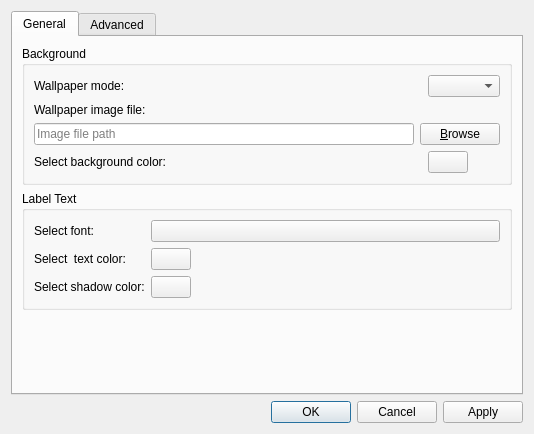
<?xml version="1.0" encoding="UTF-8"?>
<ui version="4.0">
 <class>DesktopPreferencesDialog</class>
 <widget class="QDialog" name="DesktopPreferencesDialog">
  <property name="geometry">
   <rect>
    <x>0</x>
    <y>0</y>
    <width>534</width>
    <height>434</height>
   </rect>
  </property>
  <property name="windowTitle">
   <string>Desktop Preferences</string>
  </property>
  <layout class="QVBoxLayout" name="verticalLayout">
   <item>
    <widget class="QTabWidget" name="tabWidget">
     <property name="currentIndex">
      <number>0</number>
     </property>
     <widget class="QWidget" name="generalPage">
      <attribute name="title">
       <string>General</string>
      </attribute>
      <layout class="QVBoxLayout" name="verticalLayout_2">
       <item>
        <widget class="QGroupBox" name="groupBox_2">
         <property name="title">
          <string>Background</string>
         </property>
         <layout class="QGridLayout" name="gridLayout">
          <item row="2" column="1" colspan="2">
           <widget class="QComboBox" name="wallpaperMode">
            <property name="sizePolicy">
             <sizepolicy hsizetype="MinimumExpanding" vsizetype="Fixed">
              <horstretch>0</horstretch>
              <verstretch>0</verstretch>
             </sizepolicy>
            </property>
           </widget>
          </item>
          <item row="2" column="0">
           <widget class="QLabel" name="label">
            <property name="sizePolicy">
             <sizepolicy hsizetype="Fixed" vsizetype="Preferred">
              <horstretch>0</horstretch>
              <verstretch>0</verstretch>
             </sizepolicy>
            </property>
            <property name="text">
             <string>Wallpaper mode:</string>
            </property>
           </widget>
          </item>
          <item row="3" column="0">
           <widget class="QLabel" name="label_6">
            <property name="sizePolicy">
             <sizepolicy hsizetype="Expanding" vsizetype="Preferred">
              <horstretch>0</horstretch>
              <verstretch>0</verstretch>
             </sizepolicy>
            </property>
            <property name="text">
             <string>Wallpaper image file:</string>
            </property>
           </widget>
          </item>
          <item row="5" column="1">
           <widget class="Fm::ColorButton" name="backgroundColor">
            <property name="sizePolicy">
             <sizepolicy hsizetype="Fixed" vsizetype="Fixed">
              <horstretch>0</horstretch>
              <verstretch>0</verstretch>
             </sizepolicy>
            </property>
            <property name="text">
             <string/>
            </property>
           </widget>
          </item>
          <item row="5" column="0">
           <widget class="QLabel" name="label_5">
            <property name="text">
             <string>Select background color:</string>
            </property>
           </widget>
          </item>
          <item row="4" column="0" colspan="3">
           <layout class="QHBoxLayout" name="horizontalLayout">
            <item>
             <widget class="QLineEdit" name="imageFile">
              <property name="toolTip">
               <string>Image file</string>
              </property>
              <property name="statusTip">
               <string/>
              </property>
              <property name="placeholderText">
               <string>Image file path</string>
              </property>
             </widget>
            </item>
            <item>
             <widget class="QPushButton" name="browse">
              <property name="text">
               <string>&amp;Browse</string>
              </property>
             </widget>
            </item>
           </layout>
          </item>
         </layout>
        </widget>
       </item>
       <item>
        <widget class="QGroupBox" name="groupBox">
         <property name="title">
          <string>Label Text</string>
         </property>
         <layout class="QGridLayout" name="gridLayout_2">
          <item row="1" column="1">
           <widget class="Fm::ColorButton" name="textColor">
            <property name="sizePolicy">
             <sizepolicy hsizetype="Fixed" vsizetype="Fixed">
              <horstretch>0</horstretch>
              <verstretch>0</verstretch>
             </sizepolicy>
            </property>
            <property name="text">
             <string/>
            </property>
           </widget>
          </item>
          <item row="3" column="1">
           <widget class="Fm::ColorButton" name="shadowColor">
            <property name="sizePolicy">
             <sizepolicy hsizetype="Fixed" vsizetype="Fixed">
              <horstretch>0</horstretch>
              <verstretch>0</verstretch>
             </sizepolicy>
            </property>
            <property name="text">
             <string/>
            </property>
           </widget>
          </item>
          <item row="1" column="0">
           <widget class="QLabel" name="label_3">
            <property name="sizePolicy">
             <sizepolicy hsizetype="Preferred" vsizetype="Fixed">
              <horstretch>0</horstretch>
              <verstretch>0</verstretch>
             </sizepolicy>
            </property>
            <property name="text">
             <string>Select  text color:</string>
            </property>
           </widget>
          </item>
          <item row="3" column="0">
           <widget class="QLabel" name="label_4">
            <property name="sizePolicy">
             <sizepolicy hsizetype="Preferred" vsizetype="Fixed">
              <horstretch>0</horstretch>
              <verstretch>0</verstretch>
             </sizepolicy>
            </property>
            <property name="text">
             <string>Select shadow color:</string>
            </property>
           </widget>
          </item>
          <item row="0" column="0">
           <widget class="QLabel" name="label_2">
            <property name="sizePolicy">
             <sizepolicy hsizetype="Preferred" vsizetype="Fixed">
              <horstretch>0</horstretch>
              <verstretch>0</verstretch>
             </sizepolicy>
            </property>
            <property name="text">
             <string>Select font:</string>
            </property>
           </widget>
          </item>
          <item row="0" column="1">
           <widget class="Fm::FontButton" name="font">
            <property name="sizePolicy">
             <sizepolicy hsizetype="Expanding" vsizetype="Fixed">
              <horstretch>0</horstretch>
              <verstretch>0</verstretch>
             </sizepolicy>
            </property>
            <property name="text">
             <string/>
            </property>
           </widget>
          </item>
         </layout>
        </widget>
       </item>
       <item>
        <spacer name="verticalSpacer_2">
         <property name="orientation">
          <enum>Qt::Vertical</enum>
         </property>
         <property name="sizeHint" stdset="0">
          <size>
           <width>20</width>
           <height>10</height>
          </size>
         </property>
        </spacer>
       </item>
      </layout>
     </widget>
     <widget class="QWidget" name="advancedPage">
      <attribute name="title">
       <string>Advanced</string>
      </attribute>
      <layout class="QVBoxLayout" name="advancedPageLayout">
       <item>
        <widget class="QGroupBox" name="groupBox_4">
         <property name="title">
          <string>Window Manager</string>
         </property>
         <layout class="QHBoxLayout" name="horizontalLayout_3">
          <item>
           <widget class="QCheckBox" name="showWmMenu">
            <property name="text">
             <string>Show menus provided by window managers when desktop is clicked</string>
            </property>
           </widget>
          </item>
         </layout>
        </widget>
       </item>
       <item>
        <spacer name="verticalSpacer">
         <property name="orientation">
          <enum>Qt::Vertical</enum>
         </property>
         <property name="sizeHint" stdset="0">
          <size>
           <width>20</width>
           <height>40</height>
          </size>
         </property>
        </spacer>
       </item>
      </layout>
     </widget>
    </widget>
   </item>
   <item>
    <widget class="QDialogButtonBox" name="buttonBox">
     <property name="orientation">
      <enum>Qt::Horizontal</enum>
     </property>
     <property name="standardButtons">
      <set>QDialogButtonBox::Apply|QDialogButtonBox::Cancel|QDialogButtonBox::Ok</set>
     </property>
    </widget>
   </item>
  </layout>
 </widget>
 <customwidgets>
  <customwidget>
   <class>Fm::ColorButton</class>
   <extends>QPushButton</extends>
   <header>colorbutton.h</header>
  </customwidget>
  <customwidget>
   <class>Fm::FontButton</class>
   <extends>QPushButton</extends>
   <header>fontbutton.h</header>
  </customwidget>
 </customwidgets>
 <resources/>
 <connections>
  <connection>
   <sender>buttonBox</sender>
   <signal>accepted()</signal>
   <receiver>DesktopPreferencesDialog</receiver>
   <slot>accept()</slot>
   <hints>
    <hint type="sourcelabel">
     <x>248</x>
     <y>254</y>
    </hint>
    <hint type="destinationlabel">
     <x>157</x>
     <y>274</y>
    </hint>
   </hints>
  </connection>
  <connection>
   <sender>buttonBox</sender>
   <signal>rejected()</signal>
   <receiver>DesktopPreferencesDialog</receiver>
   <slot>reject()</slot>
   <hints>
    <hint type="sourcelabel">
     <x>316</x>
     <y>260</y>
    </hint>
    <hint type="destinationlabel">
     <x>286</x>
     <y>274</y>
    </hint>
   </hints>
  </connection>
 </connections>
</ui>
